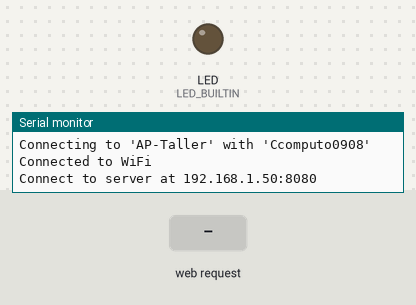
A sketch run on a simulated Raspberry Pi Pico W. Parts: output pins drawn as LEDs (lit = HIGH), the last lines printed to the serial monitor. The test bench sets the inputs (shaded band). WiFi joins after 1.5 s; servers stay silent unless stated.

Above: at 2.7 s.
2.8 s: HTTP request GET /speed?value= received
5.5 s: HTTP request GET /toggle received
At 6.7 s:
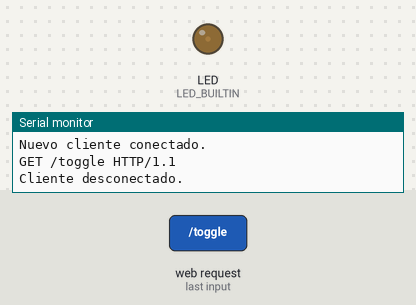
8.2 s: HTTP request GET /speed received
At 8.4 s:
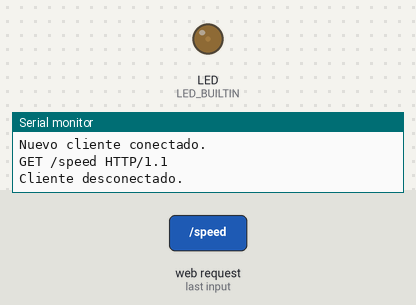
Timing chart, 0 to 11.2 s (numbered marks = the images above; inputs shaded):
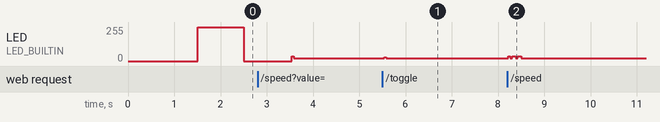

The sketch:

PiPico-Wifi.ino
```cpp
#include <WiFi.h>

#ifndef STASSID
#define STASSID "AP-Taller"
#define STAPSK "Ccomputo0908"
#endif

const char* ssid = STASSID;
const char* password = STAPSK;

const int port = 8080; // Constante en lugar de variable

WiFiServer server(port);

int ledSpeed = 1000;  // Velocidad predeterminada del LED en milisegundos

void setup() {
  Serial.begin(115200);
  pinMode(LED_BUILTIN, OUTPUT);
  WiFi.mode(WIFI_STA);
  WiFi.setHostname("PicoW2");
  Serial.printf("Connecting to '%s' with '%s'\n", ssid, password);
  WiFi.begin(ssid, password);
  while (WiFi.status() != WL_CONNECTED) {
    Serial.print(".");
    delay(100);
  }
  Serial.printf("\nConnected to WiFi\n\nConnect to server at %s:%d\n", WiFi.localIP().toString().c_str(), port);

  server.begin();
}

const char* htmlContent = R"(
<!DOCTYPE html>
<html lang="en">
<head>
    <meta charset="UTF-8">
    <meta name="viewport" content="width=device-width, initial-scale=1.0">
    <title>PicoW WebServer</title>
    <style>
        body {
            font-family: Arial, sans-serif;
            text-align: center;
            background-color: #3498db; /* Fondo azul */
            color: #fff; /* Texto blanco */
        }
        h1 {
            color: #2c3e50; /* Color de texto diferente para el encabezado */
        }
        button {
            font-size: 16px;
            padding: 10px;
            margin: 10px;
            background-color: #2ecc71; /* Color de fondo verde para el botón */
            color: #fff; /* Texto blanco para el botón */
            border: none;
            cursor: pointer;
        }
    </style>
</head>
<body>
    <h1>Hola desde PicoW</h1>
    <p>Control del LED</p>

    <button onclick='toggleLED()'>Encender / Apagar</button>
    <button onclick='setSpeed(500)'>Velocidad Rápida</button>
    <button onclick='setSpeed(1000)'>Velocidad Normal</button>
    <button onclick='setSpeed(2000)'>Velocidad Lenta</button>
    <script>
        function toggleLED() {
            // Enviar una solicitud al servidor para controlar el LED
            var xhr = new XMLHttpRequest();
            xhr.open("GET", "/toggle", true);
            xhr.send();
        }
        function setSpeed(speed) {
            // Enviar una solicitud al servidor para ajustar la velocidad del LED
            var xhr = new XMLHttpRequest();
            xhr.open("GET", "/speed?value=" + speed, true);
            xhr.send();
        }
    </script>
</body>
</html>
)";

void loop() {
    WiFiClient client = server.accept();
    if (client) {
        Serial.println("Nuevo cliente conectado.");
        String req = client.readStringUntil('\r');
        Serial.println(req);
        client.flush();

        if (req.indexOf("/toggle") != -1) {
            // Si la solicitud contiene "/toggle", cambia el estado del LED
            digitalWrite(LED_BUILTIN, !digitalRead(LED_BUILTIN));
        } else if (req.indexOf("/speed") != -1) {
            // Si la solicitud contiene "/speed", ajusta la velocidad del LED
            int pos = req.indexOf("value=");
            if (pos != -1) {
                ledSpeed = req.substring(pos + 6).toInt();
            }
        }

        client.println("HTTP/1.1 200 OK");
        client.println("Content-Type: text/html");
        client.println("Connection: close");
        client.println();

        // Aquí enviamos el contenido HTML
        client.print(htmlContent);

        client.stop();
        Serial.println("Cliente desconectado.");
    }
    digitalWrite(LED_BUILTIN, HIGH);
    delay(ledSpeed);
    digitalWrite(LED_BUILTIN, LOW);
    delay(ledSpeed);
}
```

Measured:
- after the input at 5.5 s, LED (LED_BUILTIN): 20/255 → 30/255 at once, → 20/255 0.04 s later
- after the input at 8.2 s, LED (LED_BUILTIN): 20/255 → 35/255 at once, → 20/255 0.28 s later
